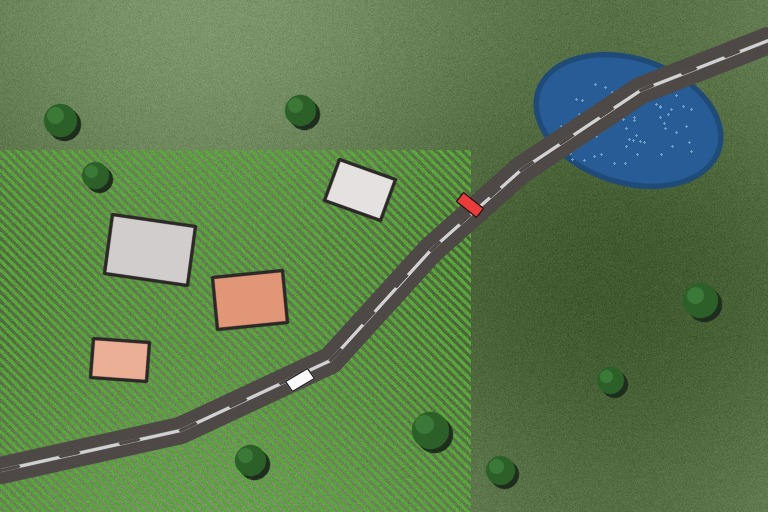
#> input picture aerial_scene.jpg, 768 x 512 px
$ jupyter execute 14_contours_segmentation.ipynb
#> lines starting #> are read from the running program, lines starting #| are printed output that depends on the picture; after the words box and inside, x2 and y2 are one past the last pixel; in counts of white or black regions, pixels touching at a corner belong together
# WP 14 · Contours & Image Segmentation
*Live lab — Unit II: UAV Data Collection & Processing Methods*

Segmentation partitions an image into regions; contours trace their boundaries. Together they turn *pixels* into *objects you can count, measure and locate*. `findContours` needs a **binary** image first.

**Supporting data:** `aerial_scene.jpg` (download it from the button next to this snippet in the playground, then upload when the notebook asks).

---
**How to use:** `Runtime ▸ Run all`, or run each cell top to bottom. The original teaching snippet is reproduced verbatim below; only GUI-only calls (`cv2.imshow`, `cv2.waitKey`, `cv2.destroyAllWindows`) are adapted, because Colab has no display window.

[cell 1]
# === Setup (run me first) ===================================================
# OpenCV, NumPy and Matplotlib are already installed in Google Colab.
# If you run locally and cv2 is missing, uncomment the next line:
# !pip install opencv-python-headless matplotlib

import cv2, numpy as np, os
import matplotlib.pyplot as plt
print("OpenCV", cv2.__version__)

def show(*imgs, titles=None, cmap=None, figsize=(13, 5)):
    """Display 1..N images inline. BGR images are auto-converted to RGB.
    (Colab has no window server, so cv2.imshow() cannot be used.)"""
    titles = titles or [""] * len(imgs)
    plt.figure(figsize=figsize)
    for i, im in enumerate(imgs):
        ax = plt.subplot(1, len(imgs), i + 1)
        if im.ndim == 2:
            ax.imshow(im, cmap=cmap or "gray", vmin=0, vmax=255)
        else:
            ax.imshow(cv2.cvtColor(im, cv2.COLOR_BGR2RGB))
        ax.set_title(titles[i], fontsize=11); ax.axis("off")
    plt.tight_layout(); plt.show()

[cell 2]
# --- Stand-in scene generator (used only if you don't upload the data file) ---
def make_scene(w=768, h=512, seed=7):
    rng = np.random.default_rng(seed)
    img = np.full((h, w, 3), (78, 120, 96), np.uint8)
    yy, xx = np.mgrid[0:h, 0:w]
    img = np.clip(img + (16*np.sin(xx/130) + 10*np.cos(yy/90))[..., None], 0, 255).astype(np.uint8)
    crop = img.copy()
    for k in range(-h, w, 9):
        cv2.line(crop, (k, 0), (k + h, h), (60, 165, 90), 2, cv2.LINE_AA)
    m = np.zeros((h, w), np.uint8); cv2.rectangle(m, (0, 150), (470, h), 255, -1)
    img[m == 255] = crop[m == 255]
    cv2.ellipse(img, (628, 120), (95, 62), 18, 0, 360, (150, 92, 40), -1, cv2.LINE_AA)
    pts = np.array([[0,470],[180,430],[330,360],[430,250],[520,170],[640,90],[w,40]], np.int32)
    cv2.polylines(img, [pts], False, (70, 72, 78), 26, cv2.LINE_AA)
    for cx, cy, bw, bh, col, a in [(150,250,84,60,(205,205,210),8),(250,300,70,52,(120,150,225),-6),
                                   (360,190,60,44,(225,225,230),20),(120,360,56,40,(150,175,235),4)]:
        r = cv2.boxPoints(((cx,cy),(bw,bh),a)).astype(np.int32)
        cv2.fillConvexPoly(img, r, col, cv2.LINE_AA); cv2.polylines(img, [r], True, (40,40,45), 2, cv2.LINE_AA)
    for cx, cy, rr in [(60,120,16),(95,175,13),(300,110,15),(430,430,18),(500,470,14),(700,300,17),(610,380,13),(250,460,15)]:
        cv2.circle(img, (cx, cy), rr, (40, 95, 45), -1, cv2.LINE_AA)
    for cx, cy, col, a in [(300,380,(250,250,250),-32),(470,205,(60,60,235),40)]:
        r = cv2.boxPoints(((cx,cy),(26,12),a)).astype(np.int32); cv2.fillConvexPoly(img, r, col, cv2.LINE_AA)
    return img

def get_image(name, gray=False):
    """Load `name` if present; else offer a Colab upload; else auto-generate."""
#> called with name = 'aerial_scene.jpg', gray = False
    flag = cv2.IMREAD_UNCHANGED if name.lower().endswith(".png") else cv2.IMREAD_COLOR
    if os.path.exists(name):
        im = cv2.imread(name, flag)
#> im is the input picture: shape (512, 768, 3); mean B, G, R 77.7, 123.6, 92.2
        if im is not None:
            print("Loaded", name)
            return cv2.cvtColor(im, cv2.COLOR_BGR2GRAY) if gray else im
    try:
        from google.colab import files
        print(f"Upload '{name}' from the data pack (or press Cancel to auto-generate).")
        up = files.upload()
        for fn in up:
            im = cv2.imread(fn, flag)
            if im is not None:
                print("Loaded", fn)
                return cv2.cvtColor(im, cv2.COLOR_BGR2GRAY) if gray else im
    except Exception:
        pass
    print("Auto-generating a stand-in scene.")
    s = make_scene()
    return cv2.cvtColor(s, cv2.COLOR_BGR2GRAY) if gray else s

### The snippet, exactly as shown in the playground
```python
_, binary = cv2.threshold(gray, 0, 255,
        cv2.THRESH_BINARY + cv2.THRESH_OTSU)

cnts, hier = cv2.findContours(binary,
        cv2.RETR_EXTERNAL,          # outermost only (RETR_TREE = nested)
        cv2.CHAIN_APPROX_SIMPLE)    # compress straight runs

for c in cnts:
    A = cv2.contourArea(c)
    P = cv2.arcLength(c, True)
    x, y, w, h = cv2.boundingRect(c)
    M = cv2.moments(c)              # centroid = (M10/M00, M01/M00)
    poly = cv2.approxPolyDP(c, 0.02*P, True)

cv2.drawContours(img, cnts, -1, (0,0,255), 2)
```

[cell 3]
img  = get_image("aerial_scene.jpg")
gray = cv2.cvtColor(img, cv2.COLOR_BGR2GRAY)
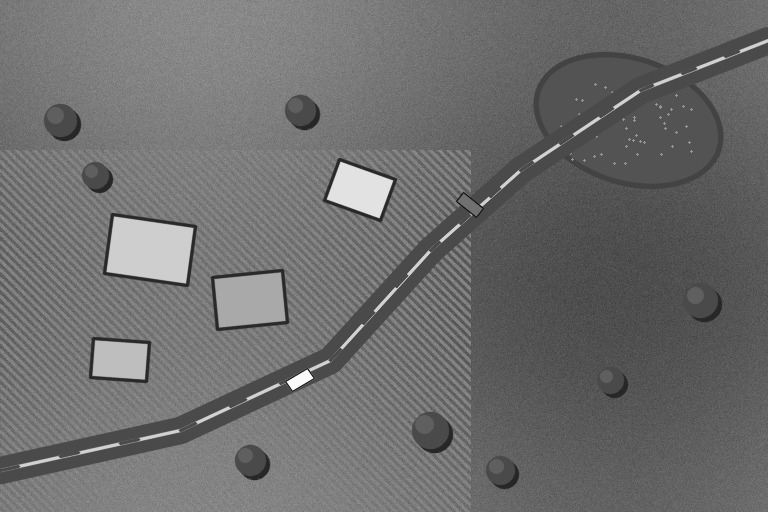
#> gray: shape (512, 768); min 17, max 255, mean 109.1

# Otsu picks the threshold automatically from the histogram's two peaks.
T, binary = cv2.threshold(gray, 0, 255, cv2.THRESH_BINARY + cv2.THRESH_OTSU)
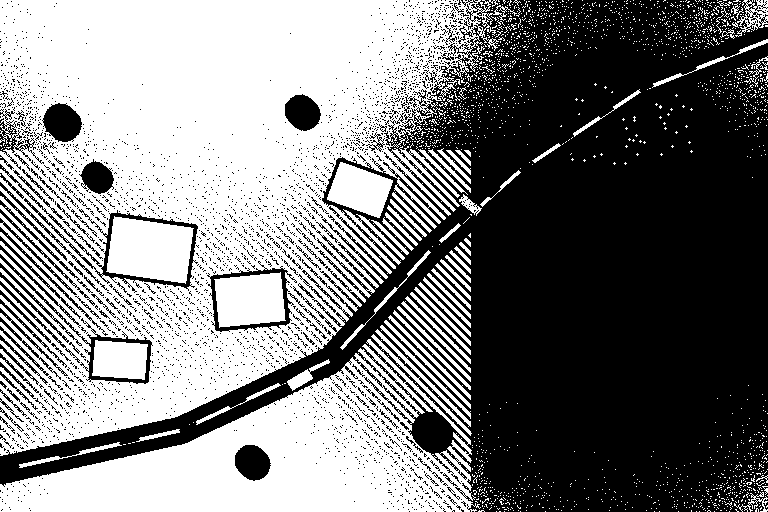
#> binary: shape (512, 768); 49% white; 2046 white regions (1984 under 20 px)
#> T = 109
print(f"Otsu chose T = {T:.0f}")
#| Otsu chose T = 109

cnts, hier = cv2.findContours(binary,
        cv2.RETR_EXTERNAL,          # outermost only (RETR_TREE = nested)
        cv2.CHAIN_APPROX_SIMPLE)    # compress straight runs
#> cnts = 2037 contours, 1987 with area under 20; largest, box (x1, y1, x2, y2) and area: (0, 0, 517, 456) 155300, (0, 329, 481, 512) 41900, (327, 162, 393, 218) 2194, (732, 0, 768, 37) 572, (380, 325, 471, 419) 358

vis = img.copy()
big = 0
for c in cnts:
    A = cv2.contourArea(c)
    if A < 60:                      # ignore specks
        continue
    big += 1
    P = cv2.arcLength(c, True)
    x, y, w, h = cv2.boundingRect(c)
    M = cv2.moments(c)
    cx = int(M["m10"]/M["m00"]) if M["m00"] else x
    cy = int(M["m01"]/M["m00"]) if M["m00"] else y
    cv2.rectangle(vis, (x, y), (x + w, y + h), (255, 0, 0), 2)   # blue box
    cv2.circle(vis, (cx, cy), 3, (0, 255, 255), -1)             # centroid
#> this loop made 2037 passes
#> (c, A) on passes 1 to 3: ([[729, 511]], 0), ([[714, 511]], 0), ([[699, 511]], 0)
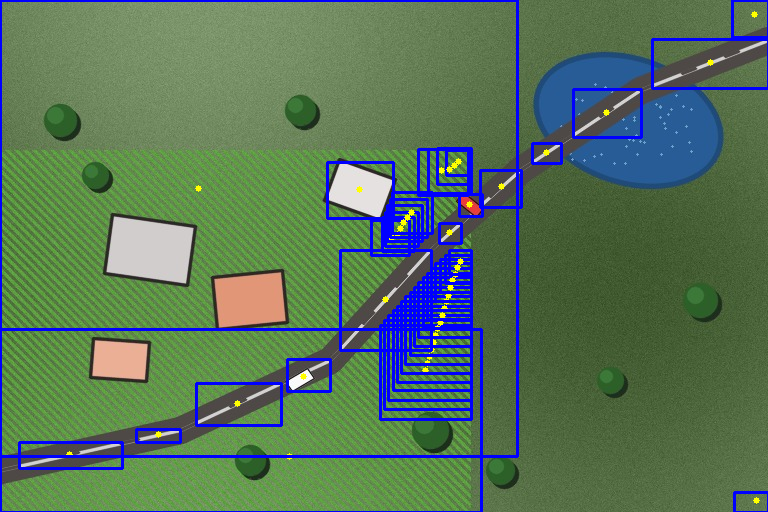
#> vis: shape (512, 768, 3); 6.68% of pixels changed, all inside (x1, y1, x2, y2) = (0, 0, 768, 512)
#> after the loop, big = 43

cv2.drawContours(vis, cnts, -1, (0, 0, 255), 2)                 # red outlines
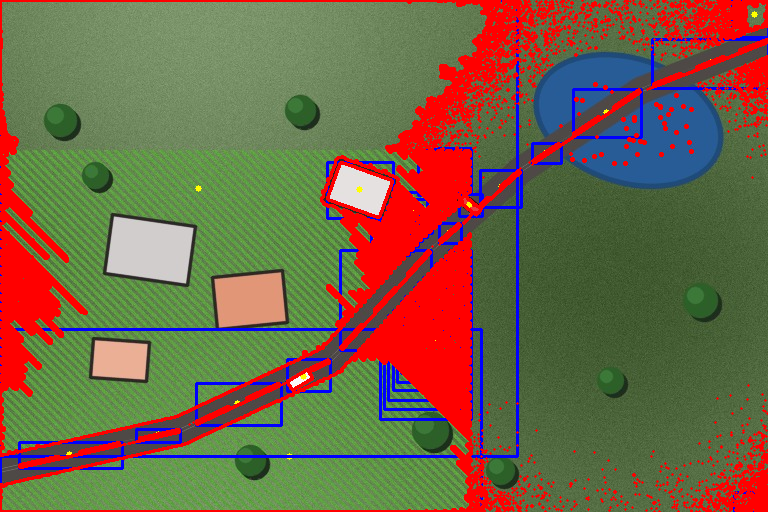
#> vis: shape (512, 768, 3); 15.73% of pixels changed, all inside (x1, y1, x2, y2) = (0, 0, 768, 512)
show(binary, vis, titles=["Otsu binary mask", f"{big} objects: contours + boxes + centroids"])
#> in show, `plt.tight_layout()`:
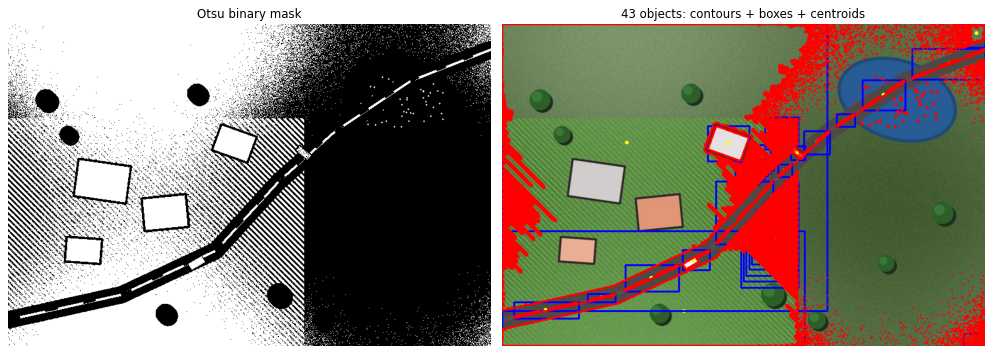
#> figure drawn by matplotlib, 2 panels

[cell 4]
# --- Segmentation quality *is* threshold quality ----------------------------
for T in (90, 170, 230):
    _, b = cv2.threshold(gray, T, 255, cv2.THRESH_BINARY)
    c, _ = cv2.findContours(b, cv2.RETR_EXTERNAL, cv2.CHAIN_APPROX_SIMPLE)
    n = sum(1 for k in c if cv2.contourArea(k) > 60)
    print(f"T={T:3d} -> {n} objects")
#> this loop made 3 passes
#> n on passes 1 to 3: 14, 15, 1
#| T= 90 -> 14 objects
#| T=170 -> 15 objects
#| T=230 -> 1 objects
#> pass 1, `_, b = cv2.threshold(gray, T, 255, cv2.THRESH_BINARY)`:
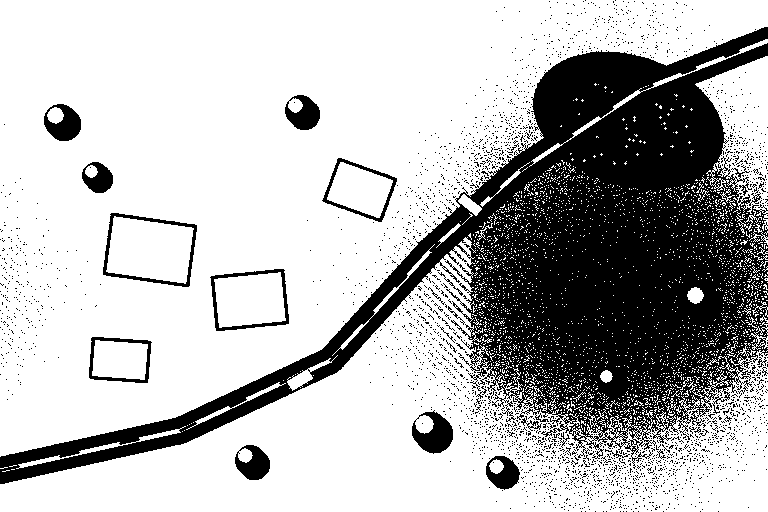
#> b: shape (512, 768); 72% white; 2740 black regions (2715 under 20 px), largest, box (x1, y1, x2, y2) and area: (0, 27, 768, 484) 96683, (412, 410, 453, 454) 1050, (103, 213, 197, 287) 958
#> pass 2, `_, b = cv2.threshold(gray, T, 255, cv2.THRESH_BINARY)`:
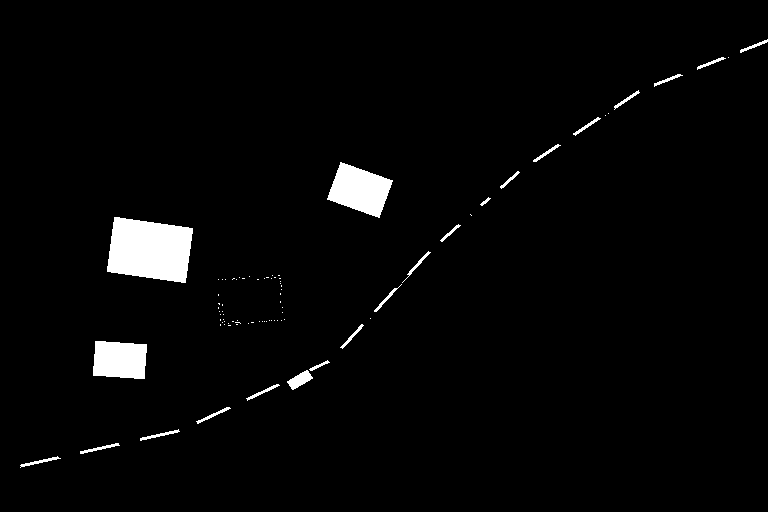
#> b: shape (512, 768); 2.7% white; 83 white regions (61 under 20 px), largest, box (x1, y1, x2, y2) and area: (107, 217, 193, 283) 4442, (327, 162, 393, 218) 2227, (93, 341, 147, 379) 1813
#> pass 3, `_, b = cv2.threshold(gray, T, 255, cv2.THRESH_BINARY)`:
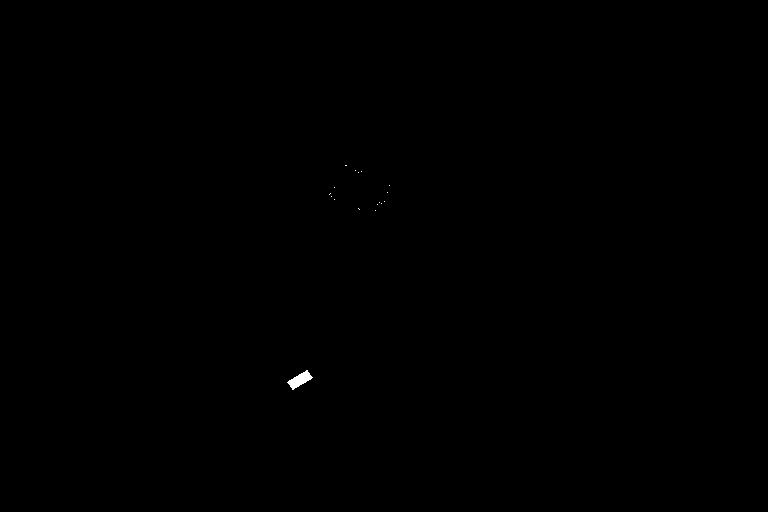
#> b: shape (512, 768); 0.06% white; 17 white regions (16 under 20 px), largest, box (x1, y1, x2, y2) and area: (287, 370, 313, 390) 235
print("Drag T too low and objects merge; too high and they vanish.")
